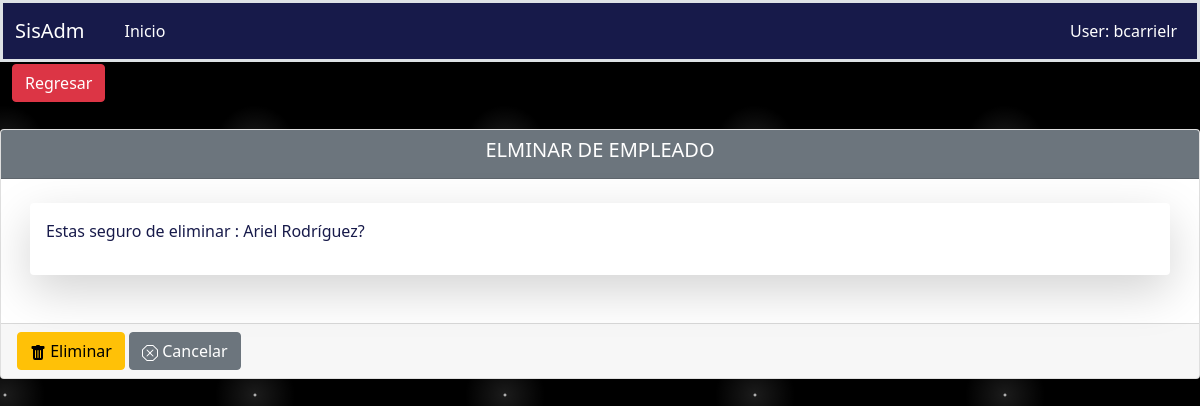
The app's page /novedades/eliminarempleado/2, older data.
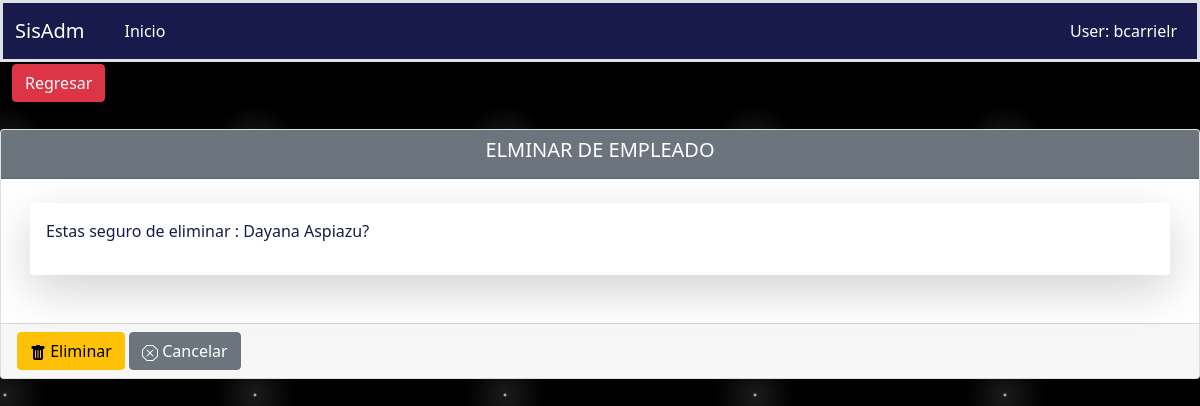
The same page, newer data.
### aplicaciones/novedades/models.py (models this page shows, shortened)
class Empleado(Base):
    nombres = models.CharField(max_length=200, unique=True)
    ruc = models.CharField(max_length=10, unique=True)
    direccion = models.TextField(blank=True, null=True, verbose_name='Dirección')
    genero = models.CharField(max_length=1, choices=GENERO,default=GENERO[0][0], blank=True, null=True)
    telefonos = models.CharField(max_length=10, blank=True, null=True, unique=True)
    email = models.CharField(max_length=100,unique=True)
    class Meta:
        verbose_name = "Empleado"
        verbose_name_plural = "Empleados"
        ordering = ['id']

### aplicaciones/novedades/views/empleados/views.py (the view)
# urls.py: path('eliminarempleado/<int:pk>', EliminarEmpleado.as_view(), name="eliminarempleado"),
class EliminarEmpleado(DeleteView):
    model = Empleado
    template_name = "empleados/deleteempleado.html"
    success_url = reverse_lazy('novedades:listaempleados')
    def get_context_data(self, **kwargs):
        context = super().get_context_data(**kwargs)
        context['action_save'] = self.request.path
        context['titulo'] = 'ELMINAR DE EMPLEADO'
        context['listar_url'] = '/novedades/listaempleados'
        return context

### aplicaciones/novedades/templates/empleados/deleteempleado.html (shortened to what this page needs)
{% extends 'delete.html' %}
{% load static %}
{% block controls %}
    <p>Estas seguro de eliminar : {{ object.nombres }}?</p>
{% endblock %}

Row changes from the older to the newer data that the page shows:
changed Empleado: nombres "Ariel Rodríguez" → "Dayana Aspiazu"
